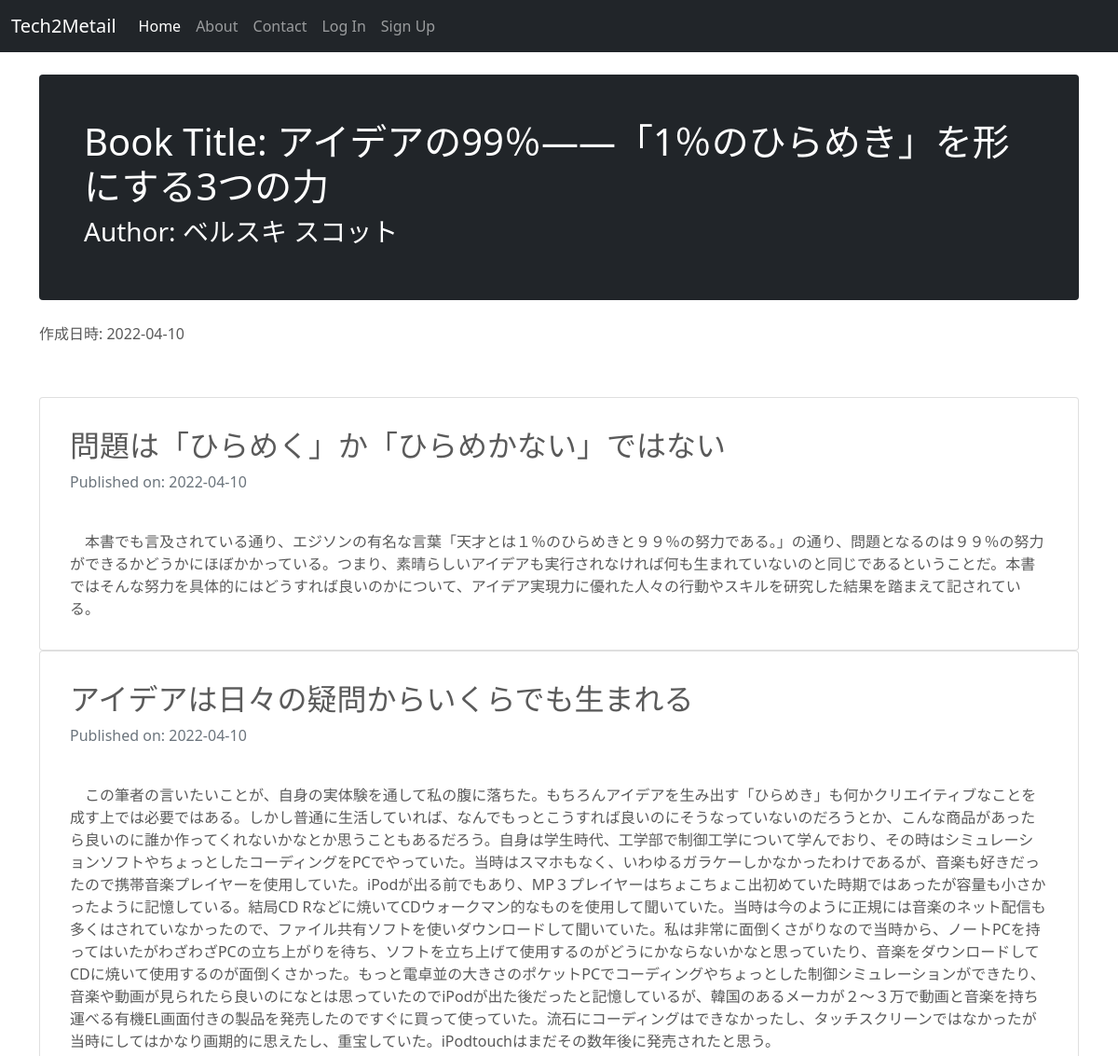
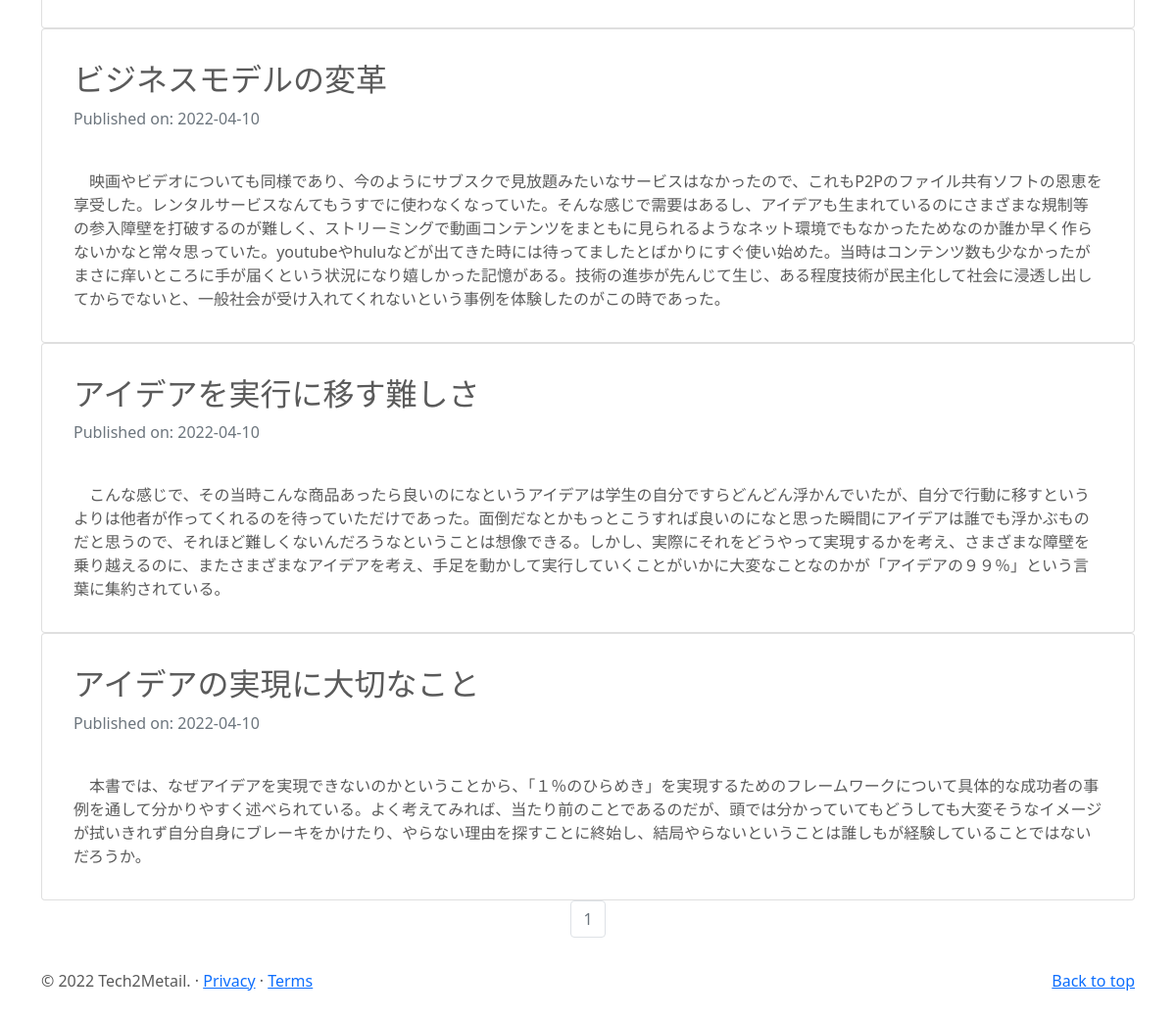
Page /books/29 on the committed database (2 pictures, top to bottom).
### tech2metailblog/models.py (models this page shows, shortened)
class Books(db.Model):
    __tablename__ = 'books'
    id = db.Column(db.Integer, primary_key = True)
    title = db.Column(db.String(50),unique=True, nullable=False)
    author = db.Column(db.String(50), nullable=False)
    published_by = db.Column(db.String(50), nullable=False)
    published_at = db.Column(db.Integer, nullable=False)
    img_link = db.Column(db.String(100))
    pur_link = db.Column(db.String(100))
    created_at = db.Column(db.DateTime)
    booksposts = db.relationship('BooksPost',backref='book',lazy=True)

class BooksPost(db.Model):
    users = db.relationship(User)
    books = db.relationship(Books)
    id = db.Column(db.Integer, primary_key=True)
    user_id = db.Column(db.Integer,db.ForeignKey('users.id'),nullable=False)
    book_id = db.Column(db.Integer,db.ForeignKey('books.id'),nullable=False)
    date = db.Column(db.DateTime,nullable=False,default=datetime.now(pytz.timezone('Asia/Tokyo')))
    title = db.Column(db.String(140),nullable=False)
    text = db.Column(db.Text,nullable=False)

### tech2metailblog/books/views.py (the view)
@books.route('/books/<int:book_id>', methods=['GET'])
def show_book(book_id):
    page = request.args.get('page',1,type=int)
    book = Books.query.get(book_id)
    hoges = BooksPost.query.filter_by(book_id=book_id).order_by(BooksPost.date.asc()).paginate(page=page,per_page=5)
    print(hoges)
    return render_template('books/show.html', book=book, hoges=hoges,admin_user=admin_user,page=page)

### tech2metailblog/templates/books/show.html (shortened to what this page needs)
{% extends "base.html" %}
{% block content %}
<div class="container">
    <div class="p-4 p-md-5 mb-4 text-white rounded bg-dark">
        <h1>Book Title: {{ book.title }}</h1>
        <h3>Author: {{ book.author }}</h3>
    </div>
作成日時: {{ book.created_at.strftime('%Y-%m-%d') }}
<br><br>
</div>
<div class="container" >
    {% if hoges.items %}
    {% for post in hoges.items %}
      <div class="card text-start">
          <div class="card-body">
            <h2>{{post.title}}</h2>
            <p class='text-muted'>Published on: {{post.date.strftime("%Y-%m-%d")}}</p>
            <br>
            {{post.text}}
          </div>
      </div>
        {% endfor %}
    <nav aria-label='Page Navigation example'>
        <ul class="pagination justify-content-center">
            {% for page_num in hoges.iter_pages(left_edge=1,right_edge=1,left_current=1,right_current=2) %}
              {% if hoges.page == page_num %}
                <li class="page-item disabled">
                    <a href="{{url_for('books.show_book',page=page_num,book_id=book.id)}}" class="page-link">{{ page_num }}</a>
                </li>
              {% else %}
                <li class="page-item">
                    <a href="{{url_for('books.show_book',page=page_num,book_id=book.id)}}" class="page-link">{{ page_num }}</a>
                </li>
              {% endif %}
            {% endfor %}
        </ul>
    </nav>
    </div>
    {% else %}
    <div class="text-center">
    <h3>投稿記事がありません。</h3>
    </div>
    {% endif %}
{% endblock %}

### tech2metailblog/static/style.css (style rules this page uses)
body { padding-top: 3rem; padding-bottom: 3rem; color: #5a5a5a; }
.container { margin-top: 2rem; }
.card-body { padding: 1em; margin: 1em; }

### rows in the picture
Books: title "アイデアの99％――「1％のひらめき」を形にする3つの力", author "ベルスキ スコット", created_at "2022-04-10"
BooksPost: title "問題は「ひらめく」か「ひらめかない」ではない", date "2022-04-10", text "本書でも言及されている通り、エジソンの有名な言葉「天才とは１％のひらめきと９９％の努力である。」の通り、問題となるのは９９％の努力ができるかどうかにほぼかかっている。つまり、素晴らしいアイデアも実行されなければ何も生まれていないのと同じであるということだ。本書ではそんな努力を具体的にはどうすれば良いのかについて、アイデア実現力に優れた人々の行動やスキルを研究した結果を踏まえて記されている。"
BooksPost: title "アイデアは日々の疑問からいくらでも生まれる", date "2022-04-10", text "この筆者の言いたいことが、自身の実体験を通して私の腹に落ちた。もちろんアイデアを生み出す「ひらめき」も何かクリエイティブなことを成す上では必要ではある。しかし普通に生活していれば、なんでもっとこうすれば良いのにそうなっていないのだろうとか、こんな商品があったら良いのに誰か作ってくれないかなとか思うこともあるだろう。自身は学生時代、工学部で制御工学について学んでおり、その時はシミュレーションソフトやちょっとしたコーディングをPCでやっていた。当時はスマホもなく、いわゆるガラケーしかなかったわけであるが、音楽も好きだったので携帯音楽プレイヤーを使用していた。iPodが出る前でもあり、MP３プレイヤーはちょこちょこ出初めていた時期ではあったが容量も小さかったように記憶している。結局CD…"
BooksPost: title "ビジネスモデルの変革", date "2022-04-10", text "映画やビデオについても同様であり、今のようにサブスクで見放題みたいなサービスはなかったので、これもP2Pのファイル共有ソフトの恩恵を享受した。レンタルサービスなんてもうすでに使わなくなっていた。そんな感じで需要はあるし、アイデアも生まれているのにさまざまな規制等の参入障壁を打破するのが難しく、ストリーミングで動画コンテンツをまともに見られるようなネット環境でもなかったためなのか誰か早く作らないかなと常々思っていた。youtubeやhuluなどが出てきた時には待ってましたとばかりにすぐ使い始めた。当時はコンテンツ数も少なかったがまさに痒いところに手が届くという状況になり嬉しかった記憶がある。技術の進歩が先んじて生じ、ある程度技術が民主化して社会に浸透し出してからでないと、一般社会が受け入れてくれないという事例を体験したのがこの時であった。"
BooksPost: title "アイデアを実行に移す難しさ", date "2022-04-10", text "こんな感じで、その当時こんな商品あったら良いのになというアイデアは学生の自分ですらどんどん浮かんでいたが、自分で行動に移すというよりは他者が作ってくれるのを待っていただけであった。面倒だなとかもっとこうすれば良いのになと思った瞬間にアイデアは誰でも浮かぶものだと思うので、それほど難しくないんだろうなということは想像できる。しかし、実際にそれをどうやって実現するかを考え、さまざまな障壁を乗り越えるのに、またさまざまなアイデアを考え、手足を動かして実行していくことがいかに大変なことなのかが「アイデアの９９％」という言葉に集約されている。"
BooksPost: title "アイデアの実現に大切なこと", date "2022-04-10", text "本書では、なぜアイデアを実現できないのかということから、「１％のひらめき」を実現するためのフレームワークについて具体的な成功者の事例を通して分かりやすく述べられている。よく考えてみれば、当たり前のことであるのだが、頭では分かっていてもどうしても大変そうなイメージが拭いきれず自分自身にブレーキをかけたり、やらない理由を探すことに終始し、結局やらないということは誰しもが経験していることではないだろうか。"

### other values in the picture
{{ page_num }} "1"
